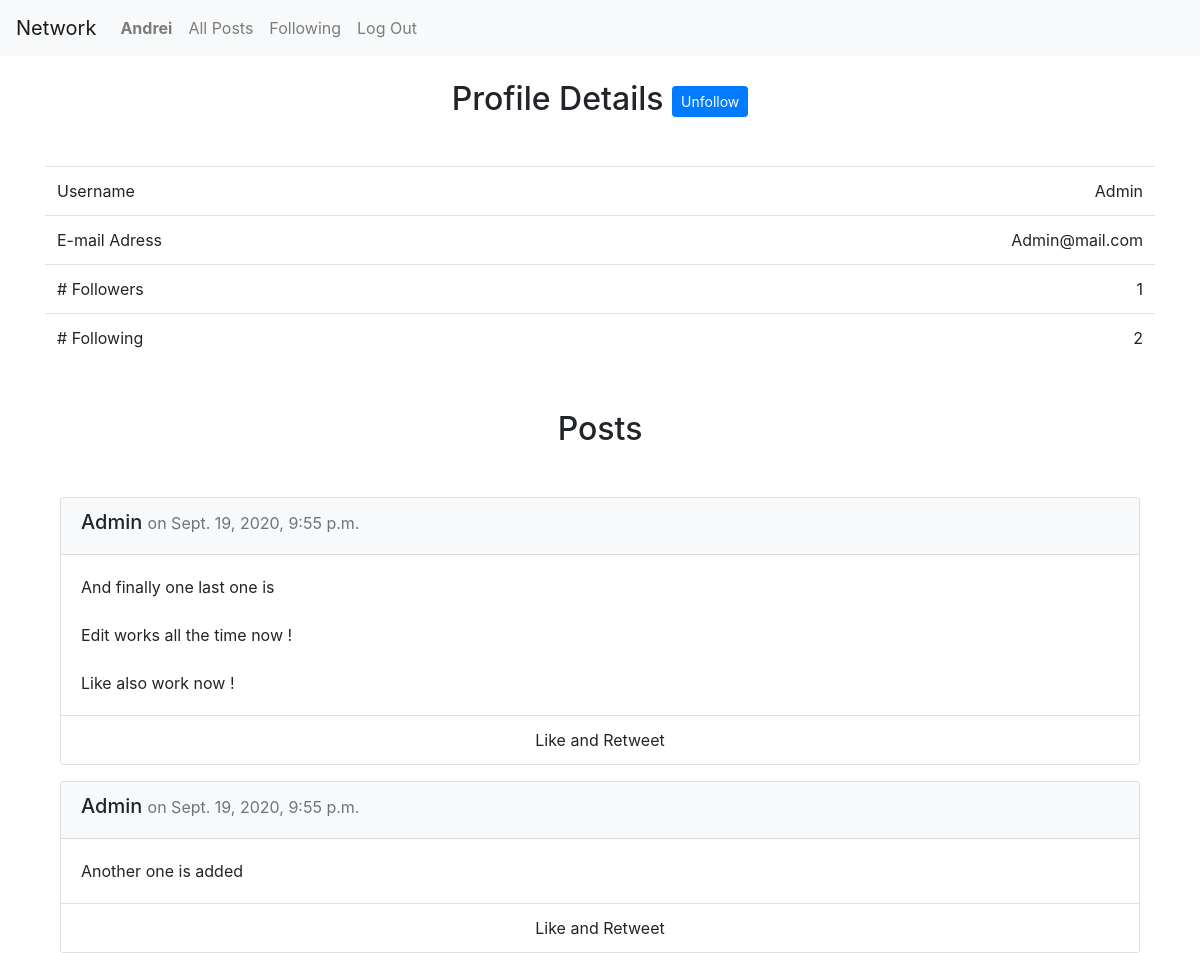
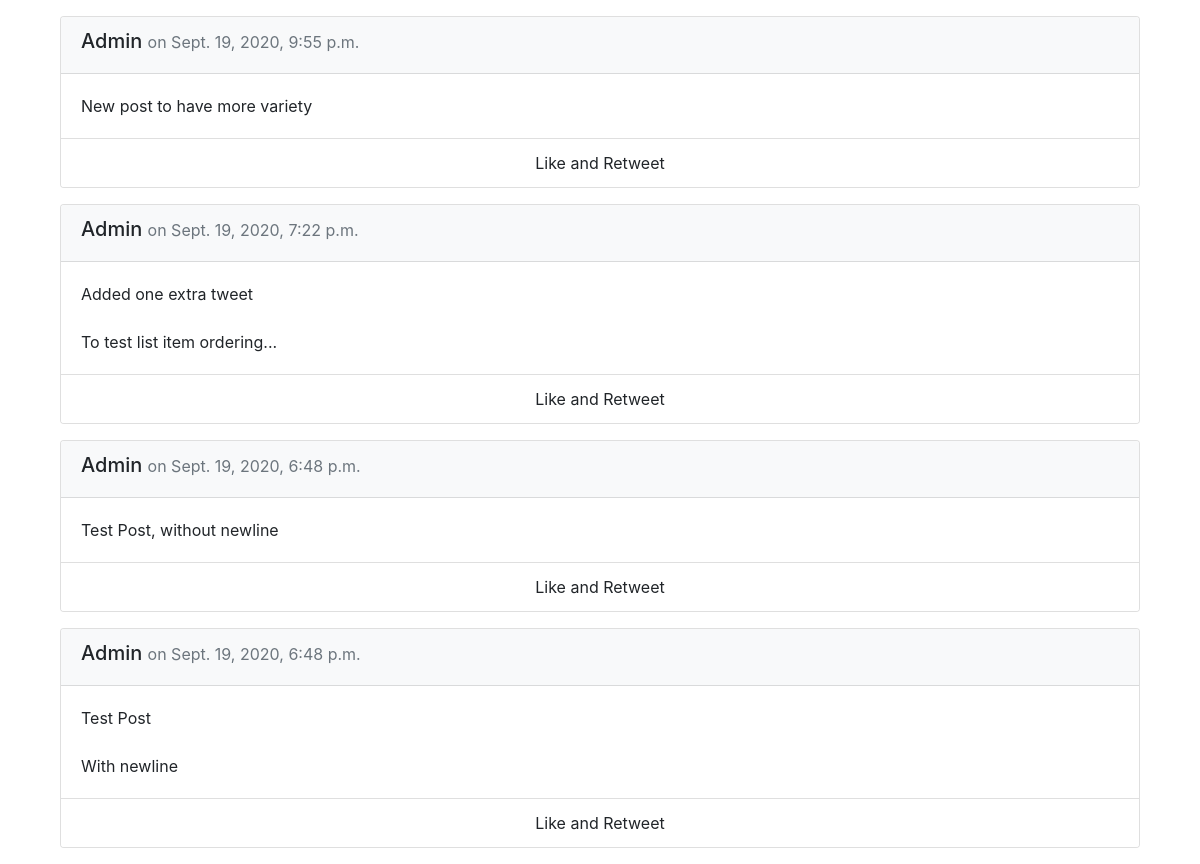
/profile/Admin (signed in), run on the app's committed database (2 pictures, top to bottom).
### network/models.py (models this page shows, shortened)
class User(AbstractUser):
    likes = models.ManyToManyField("Post", blank=True,
            related_name="likes")
    follows = models.ManyToManyField("self", blank=True, symmetrical=False,
              related_name="followers", default=0)
    def __str__(self):
        return f"{self.username}"

class Post(models.Model):
    creator = models.ForeignKey(User, related_name="posts",
                on_delete=models.CASCADE)
    timestamp = models.DateTimeField(auto_now_add=True)
    content = models.CharField(max_length=10000)

### network/views.py (the view)
# urls.py: path("profile/<str:username>", views.profile, name="profile"),
def profile(request, username):
    user = User.objects.get(username=username)
    if request.user == user:
        showFollow = 0
    elif request.user.username in user.followers.all():
        showFollow = 1
    else:
        showFollow = 2
    content = getPaginator(request, user.posts.order_by("-timestamp"))
    content["profile"] = user
    content["showFollow"] = showFollow
    return render(request, "network/profile.html", content)

### network/utils.py (called while the page is built)
def getPaginator(request, data):
    p = Paginator(data, 10)
    page_number = request.GET.get("page", 1)
    page = p.get_page(page_number)
    if page.has_previous():
        previousURL = f"?page={page.previous_page_number()}"
    else:
        previousURL = ''
    if page.has_next():
        nextURL = f"?page={page.next_page_number()}"
    else:
        nextURL = ''
    content = {"page": page, "previousURL": previousURL, "nextURL": nextURL}
    return content

### network/templates/network/profile.html (shortened to what this page needs)
{% extends "network/layout.html" %}
{% block body %}
<div class="container">
    <h2 class="text-center mt-4">
        Profile Details
        {% if user.is_authenticated %}
            {% if showFollow == 1 %}
                <button class="btn btn-primary btn-sm">
                    Follow
                </button>
            {% elif showFollow == 2 %}
            <button class="btn btn-primary btn-sm">
                Unfollow
            </button>
            {% endif %}
        {% endif %}
    </h2>
    <table class="table mt-5 mb-4 responsive">
        <tbody>
            <tr>
                <td> Username </td>
                <td class="text-right">{{ profile.username }}</td>
            </tr>
            <tr>
                <td>E-mail Adress</td>
                <td class="text-right">{{ profile.email }}</td>
            </tr>
            <tr>
                <td># Followers</td>
                <td class="text-right">{{ profile.followers.all | length }}</td>
            </tr>
            <tr>
                <td># Following</td>
                <td class="text-right">{{ profile.follows.all | length }}</td>
            </tr>
        </tbody>
    </table>
    <h2 class="text-center my-5">Posts</h2>
    <div class="container d-block mt-3">
        {% for post in page.object_list %}
        <div class="card my-3">
            <div class="card-header bg-light">
                <h5>{{ post.creator }}
                    <small class="text-muted"> on {{ post.timestamp }}</small>
                </h5>
            </div>
            <div class="card-body">
                <p class="card-text content">{{ post.content }}</p>
              </div>
            <div class="card-footer bg-white text-center">
                Like and Retweet
            </div>
          </div>
        {% endfor %}
    </div>
</div>
{% endblock %}

### network/templates/network/layout.html (shortened to what this page needs)
{% load static %}
<!DOCTYPE html>
<html lang="en">
    <head>
        <link rel="stylesheet" href="https://stackpath.bootstrapcdn.com/bootstrap/4.4.1/css/bootstrap.min.css">
        <link href="{% static 'network/styles.css' %}" rel="stylesheet">
    </head>
    <body>
        <nav class="navbar navbar-expand-lg navbar-light bg-light">
            <a class="navbar-brand" href="#">Network</a>
            <div>
              <ul class="navbar-nav mr-auto">
                {% if user.is_authenticated %}
                    <li class="nav-item">
                        <a class="nav-link" href="{% url 'profile' user.username %}"><strong>{{ user.username }}</strong></a>
                    </li>
                {% endif %}
                <li class="nav-item">
                  <a class="nav-link" href="{% url 'index' %}">All Posts</a>
                </li>
                {% if user.is_authenticated %}
                    <li class="nav-item">
                        <a class="nav-link" href="{% url 'following' %}">Following</a>
                    </li>
                    <li class="nav-item">
                        <a class="nav-link" href="{% url 'logout' %}">Log Out</a>
                    </li>
                {% endif %}
              </ul>
            </div>
          </nav>
        <div class="body">
            {% block body %}
            {% endblock %}
        </div>
    </body>
</html>

### network/static/network/styles.css (style rules this page uses)
.content { white-space: pre-line; }

### data on the page
User: username "Andrei"
User: username "Admin", email "Admin@mail.com", followers.all|length "1", follows.all|length "2"
Post: creator "Admin", timestamp "Sept. 19, 2020, 9:55 p.m.", content "And finally one last one is Edit works all the time now ! Like also work now !"
Post: creator "Admin", timestamp "Sept. 19, 2020, 9:55 p.m.", content "Another one is added"
Post: creator "Admin", timestamp "Sept. 19, 2020, 9:55 p.m.", content "New post to have more variety"
Post: creator "Admin", timestamp "Sept. 19, 2020, 7:22 p.m.", content "Added one extra tweet To test list item ordering..."
Post: creator "Admin", timestamp "Sept. 19, 2020, 6:48 p.m.", content "Test Post, without newline"
Post: creator "Admin", timestamp "Sept. 19, 2020, 6:48 p.m.", content "Test Post With newline"
